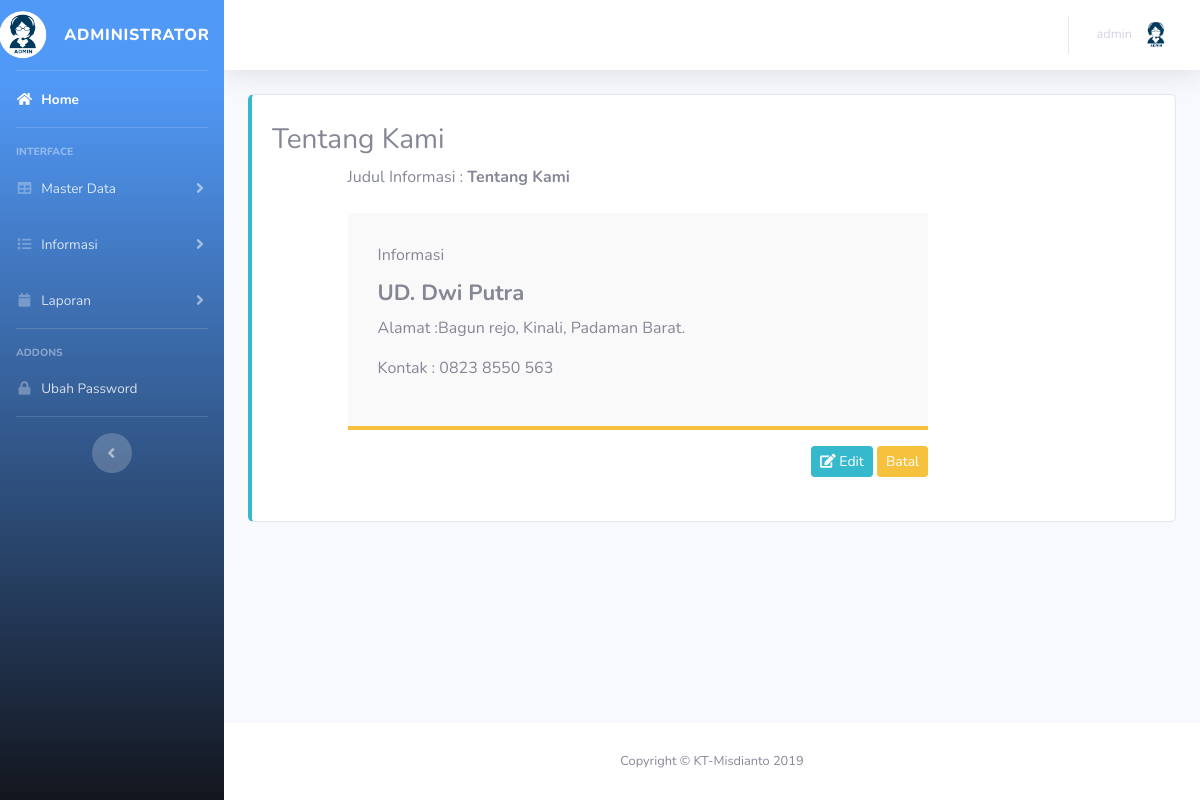
The app's page /admin/pages/index.php?module=tentang/view (signed in), older data.
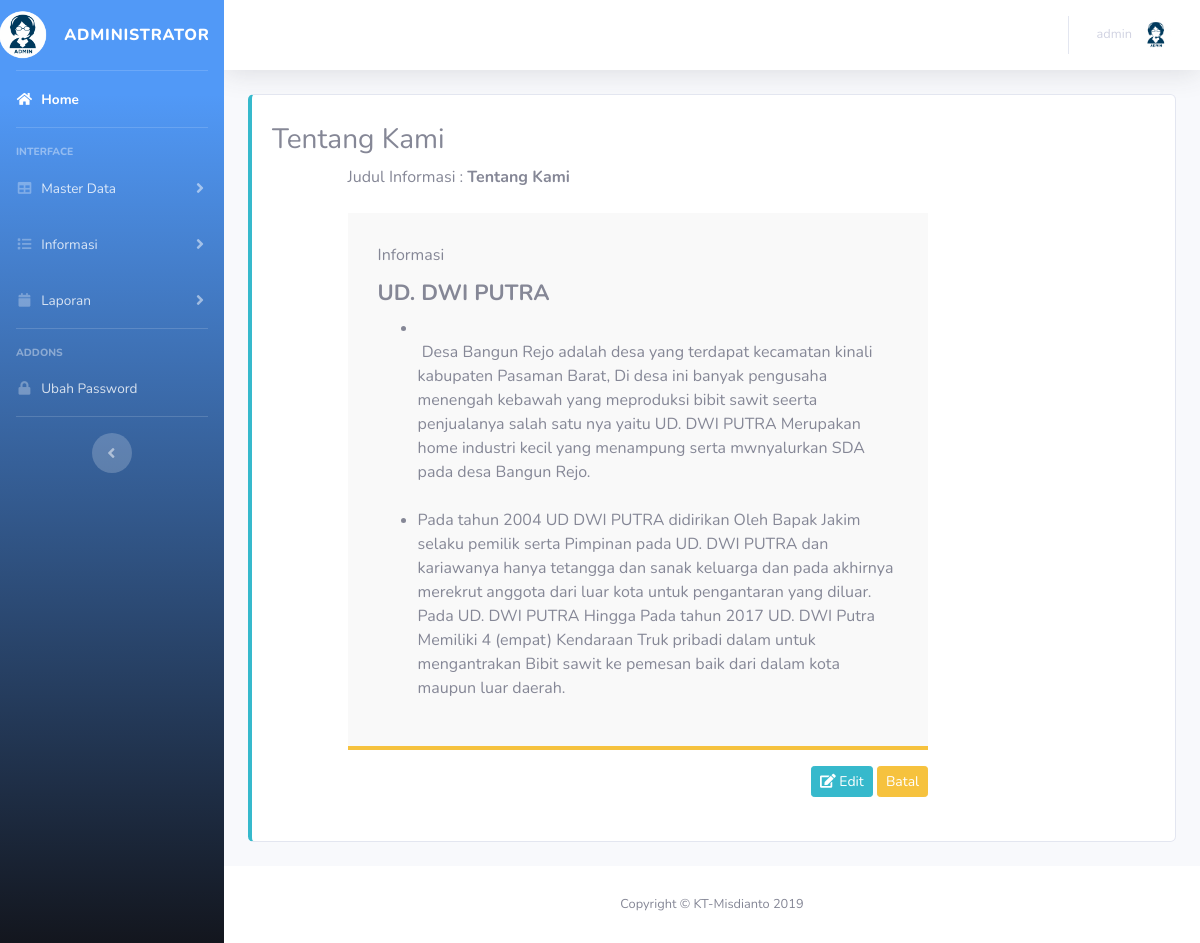
The same page, newer data.
### tables this page shows
CREATE TABLE `tb_informasi` (
  `informasi_id` int(11) NOT NULL,
  `judul_informasi` varchar(50) NOT NULL,
  `keterangan` text NOT NULL
);

### model/Db.php (called while the page is built, shortened)
<?php
class Db {
     function __construct()
    {
        $this->db = new PDO('mysql:host=localhost;dbname=db_bibit','root','');
    }
    public function tampil($sql){
        $hasil=[];
        $query = $this->db->prepare($sql);
        $query->execute();
        while($data = $query->fetchobject()){
        $hasil[]=$data;
        }
        return $hasil;
    }
}
?>

### model/M_Library.php (called while the page is built, shortened)
<?php
include 'Db.php';
class M_Library extends Db{
    function tentang_kami(){
      $tentang =  $this->tampil("SELECT * from tb_informasi where informasi_id=1");
      return $tentang ;
    }
    }
?>

### admin/pages/tentang/view.php (the view, shortened to what this page needs)
<div class="card mb-4 py-2 border-left-info">
    <div class="card-body">
        <h3>Tentang Kami</h3>
        <?php foreach($db->tentang_kami() as $i) :?>
        <form >
            <div class="row" >
                <div class="col-md-1"> </div>
                <div class="col-md-8">
                    <div class="form-group ">
                        <label>Judul Informasi :    <b> <?= $i->judul_informasi ?></b> </label><br>
                    </div>
                    <div class="form-group border-bottom-warning " style="background-color:#f9f9f9;padding:30px;">
                        <label> Informasi</label><br>
                        <?= $i->keterangan ?>
                    </div>
                    <div class="form-group text-right">
                    <a href="?module=tentang/edit" class=" btn btn-info btn-sm "><i class="fa fa-edit"></i> Edit</a>
                        <a href="index.php" class="btn btn-warning btn-sm ">Batal</a>
                    </div>
                </div>
            </div>
    </div>
    <?php endforeach ?>
</div>
</div>
<!DOCTYPE html>

Row changes from the older to the newer data that the page shows:
changed tb_informasi "Tentang Kami": keterangan "UD. Dwi Putra Alamat :Bagun rejo, Kinali, Padaman Barat. Kontak : 0823 8550 563" → "UD. DWI PUTRA Desa Bangun Rejo adalah desa yang terdapat kecamatan kinali kabupaten Pasaman Barat, Di desa ini banyak pengusaha menengah kebawah yang meproduksi bibit sawit seerta penjualanya salah satu nya yaitu UD. DWI PUTRA Merupakan home industri kecil yang menampung serta mwnyalurkan SDA pada desa Bangun Rejo. Pada tahun 2004 UD DWI PUTRA didirikan Oleh Bapak Jakim selaku pemilik serta Pimpinan pada UD. DWI PUTRA dan kariawanya hanya tetangga dan sanak keluarga dan pada akhirnya merekrut anggota dari luar kota untuk pengantaran yang diluar. Pada UD. DWI PUTRA Hingga Pada tahun 2017 UD. DWI Putra Memiliki 4 (empat) Kendaraan Truk pribadi dalam untuk mengantrakan Bibit sawit ke pemesan…"
